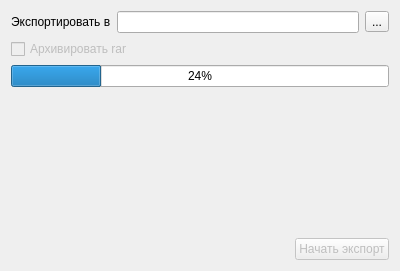
<ui version="4.0" >
 <class>ExportHL7_Wizard_2</class>
 <widget class="QDialog" name="ExportHL7_Wizard_2" >
  <property name="geometry" >
   <rect>
    <x>0</x>
    <y>0</y>
    <width>400</width>
    <height>271</height>
   </rect>
  </property>
  <property name="windowTitle" >
   <string>Экспорт данных о сотрудниках</string>
  </property>
  <layout class="QGridLayout" >
   <item row="0" column="0" >
    <layout class="QHBoxLayout" >
     <property name="spacing" >
      <number>6</number>
     </property>
     <property name="margin" >
      <number>0</number>
     </property>
     <item>
      <widget class="QLabel" name="label" >
       <property name="text" >
        <string>Экспортировать в</string>
       </property>
      </widget>
     </item>
     <item>
      <widget class="QLineEdit" name="edtDirName" />
     </item>
     <item>
      <widget class="QToolButton" name="btnSelectDir" >
       <property name="text" >
        <string>...</string>
       </property>
      </widget>
     </item>
    </layout>
   </item>
   <item row="2" column="0" >
    <layout class="QHBoxLayout" >
     <property name="spacing" >
      <number>6</number>
     </property>
     <property name="margin" >
      <number>0</number>
     </property>
    </layout>
   </item>
   <item row="4" column="0" >
    <widget class="CProgressBar" name="progressBar" >
     <property name="value" >
      <number>24</number>
     </property>
     <property name="orientation" >
      <enum>Qt::Horizontal</enum>
     </property>
    </widget>
   </item>
   <item row="5" column="0" >
    <widget class="QLabel" name="stat" >
     <property name="text" >
      <string/>
     </property>
    </widget>
   </item>
   <item row="6" column="0" >
    <spacer>
     <property name="orientation" >
      <enum>Qt::Vertical</enum>
     </property>
     <property name="sizeHint" stdset="0" >
      <size>
       <width>20</width>
       <height>40</height>
      </size>
     </property>
    </spacer>
   </item>
   <item row="7" column="0" >
    <layout class="QHBoxLayout" >
     <property name="spacing" >
      <number>6</number>
     </property>
     <property name="margin" >
      <number>0</number>
     </property>
     <item>
      <spacer>
       <property name="orientation" >
        <enum>Qt::Horizontal</enum>
       </property>
       <property name="sizeHint" stdset="0" >
        <size>
         <width>40</width>
         <height>20</height>
        </size>
       </property>
      </spacer>
     </item>
     <item>
      <widget class="QPushButton" name="btnExport" >
       <property name="enabled" >
        <bool>false</bool>
       </property>
       <property name="text" >
        <string>Начать экспорт</string>
       </property>
      </widget>
     </item>
    </layout>
   </item>
   <item row="1" column="0" >
    <widget class="QCheckBox" name="checkRAR" >
     <property name="enabled" >
      <bool>false</bool>
     </property>
     <property name="text" >
      <string>Архивировать rar</string>
     </property>
     <property name="checkable" >
      <bool>true</bool>
     </property>
    </widget>
   </item>
  </layout>
 </widget>
 <customwidgets>
  <customwidget>
   <class>CProgressBar</class>
   <extends>QProgressBar</extends>
   <header>library/ProgressBar.h</header>
  </customwidget>
 </customwidgets>
 <resources/>
 <connections/>
</ui>
